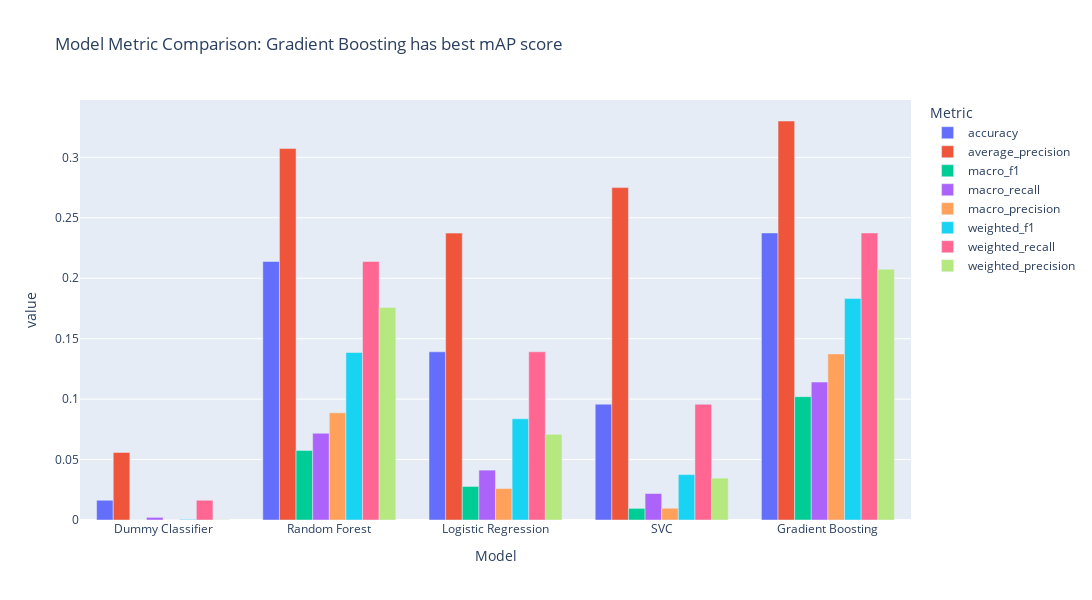

The notebook cell saved with this chart:
### Code cell
fig = px.bar(
    metrics_df,
    x="model_name",
    y="value",
    color="metric",
    barmode="group",
    title="Model Metric Comparison: Gradient Boosting has best mAP score",
    labels={"Value": "Score", "model_name": "Model", "metric": "Metric"},
)
fig.update_layout(width=1200, height=600, legend_title_text="Metric")
fig.show()

fig.write_image("images/model_metrics_comparison.png", width=1200, height=600)

### Figure 1 — Plotly figure (JSON) as saved in the notebook; plotly's stock layout.template omitted (floating-point values rounded to 4 significant figures)
{"data": [{"alignmentgroup": "True", "hovertemplate": "Metric=accuracy<br>Model=%{x}<br>value=%{y}<extra></extra>", "legendgroup": "accuracy", "marker": {"color": "#636efa", "pattern": {"shape": ""}}, "name": "accuracy", "offsetgroup": "accuracy", "orientation": "v", "showlegend": true, "textposition": "auto", "x": ["Dummy Classifier", "Random Forest", "Logistic Regression", "SVC", "Gradient Boosting"], "xaxis": "x", "y": [0.01633, 0.2139, 0.1392, 0.09581, 0.2375], "yaxis": "y", "type": "bar"}, {"alignmentgroup": "True", "hovertemplate": "Metric=average_precision<br>Model=%{x}<br>value=%{y}<extra></extra>", "legendgroup": "average_precision", "marker": {"color": "#EF553B", "pattern": {"shape": ""}}, "name": "average_precision", "offsetgroup": "average_precision", "orientation": "v", "showlegend": true, "textposition": "auto", "x": ["Dummy Classifier", "Random Forest", "Logistic Regression", "SVC", "Gradient Boosting"], "xaxis": "x", "y": [0.0559, 0.3073, 0.2373, 0.275, 0.3301], "yaxis": "y", "type": "bar"}, {"alignmentgroup": "True", "hovertemplate": "Metric=macro_f1<br>Model=%{x}<br>value=%{y}<extra></extra>", "legendgroup": "macro_f1", "marker": {"color": "#00cc96", "pattern": {"shape": ""}}, "name": "macro_f1", "offsetgroup": "macro_f1", "orientation": "v", "showlegend": true, "textposition": "auto", "x": ["Dummy Classifier", "Random Forest", "Logistic Regression", "SVC", "Gradient Boosting"], "xaxis": "x", "y": [6.988e-05, 0.0576, 0.02773, 0.009612, 0.102], "yaxis": "y", "type": "bar"}, {"alignmentgroup": "True", "hovertemplate": "Metric=macro_recall<br>Model=%{x}<br>value=%{y}<extra></extra>", "legendgroup": "macro_recall", "marker": {"color": "#ab63fa", "pattern": {"shape": ""}}, "name": "macro_recall", "offsetgroup": "macro_recall", "orientation": "v", "showlegend": true, "textposition": "auto", "x": ["Dummy Classifier", "Random Forest", "Logistic Regression", "SVC", "Gradient Boosting"], "xaxis": "x", "y": [0.002174, 0.07177, 0.04126, 0.02192, 0.1141], "yaxis": "y", "type": "bar"}, {"alignmentgroup": "True", "hovertemplate": "Metric=macro_precision<br>Model=%{x}<br>value=%{y}<extra></extra>", "legendgroup": "macro_precision", "marker": {"color": "#FFA15A", "pattern": {"shape": ""}}, "name": "macro_precision", "offsetgroup": "macro_precision", "orientation": "v", "showlegend": true, "textposition": "auto", "x": ["Dummy Classifier", "Random Forest", "Logistic Regression", "SVC", "Gradient Boosting"], "xaxis": "x", "y": [3.551e-05, 0.08866, 0.02601, 0.009745, 0.1374], "yaxis": "y", "type": "bar"}, {"alignmentgroup": "True", "hovertemplate": "Metric=weighted_f1<br>Model=%{x}<br>value=%{y}<extra></extra>", "legendgroup": "weighted_f1", "marker": {"color": "#19d3f3", "pattern": {"shape": ""}}, "name": "weighted_f1", "offsetgroup": "weighted_f1", "orientation": "v", "showlegend": true, "textposition": "auto", "x": ["Dummy Classifier", "Random Forest", "Logistic Regression", "SVC", "Gradient Boosting"], "xaxis": "x", "y": [0.000525, 0.1386, 0.08377, 0.03757, 0.1832], "yaxis": "y", "type": "bar"}, {"alignmentgroup": "True", "hovertemplate": "Metric=weighted_recall<br>Model=%{x}<br>value=%{y}<extra></extra>", "legendgroup": "weighted_recall", "marker": {"color": "#FF6692", "pattern": {"shape": ""}}, "name": "weighted_recall", "offsetgroup": "weighted_recall", "orientation": "v", "showlegend": true, "textposition": "auto", "x": ["Dummy Classifier", "Random Forest", "Logistic Regression", "SVC", "Gradient Boosting"], "xaxis": "x", "y": [0.01633, 0.2139, 0.1392, 0.09581, 0.2375], "yaxis": "y", "type": "bar"}, {"alignmentgroup": "True", "hovertemplate": "Metric=weighted_precision<br>Model=%{x}<br>value=%{y}<extra></extra>", "legendgroup": "weighted_precision", "marker": {"color": "#B6E880", "pattern": {"shape": ""}}, "name": "weighted_precision", "offsetgroup": "weighted_precision", "orientation": "v", "showlegend": true, "textposition": "auto", "x": ["Dummy Classifier", "Random Forest", "Logistic Regression", "SVC", "Gradient Boosting"], "xaxis": "x", "y": [0.0002668, 0.1758, 0.07087, 0.03463, 0.2075], "yaxis": "y", "type": "bar"}], "layout": {"xaxis": {"anchor": "y", "domain": [0.0, 1.0], "title": {"text": "Model"}}, "yaxis": {"anchor": "x", "domain": [0.0, 1.0], "title": {"text": "value"}}, "legend": {"title": {"text": "Metric"}, "tracegroupgap": 0}, "title": {"text": "Model Metric Comparison: Gradient Boosting has best mAP score"}, "barmode": "group", "width": 1200, "height": 600}}
